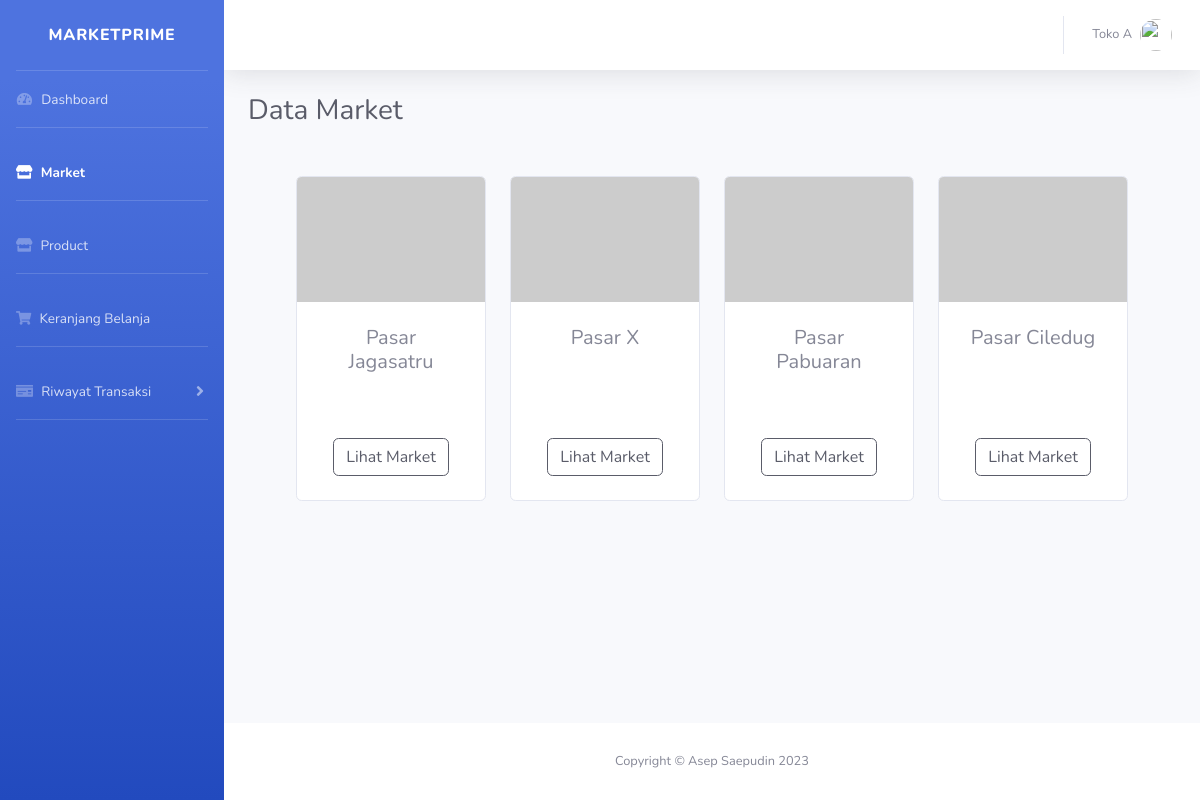
/toko/?menu=market (signed in), run on the app's committed database.
### tables this page shows
CREATE TABLE `tb_toko` (
  `toko_id` int(11) NOT NULL,
  `user_id` int(11) NOT NULL,
  `nama_toko` varchar(100) NOT NULL,
  `alamat_toko` varchar(200) DEFAULT NULL,
  `kontak_toko` varchar(50) DEFAULT NULL,
  `photo` int(11) DEFAULT NULL
);

CREATE TABLE `tb_pasar` (
  `pasar_id` int(11) NOT NULL,
  `user_id` int(11) NOT NULL,
  `nama_pasar` varchar(100) NOT NULL,
  `lokasi_pasar` varchar(200) NOT NULL,
  `photo` varchar(100) DEFAULT NULL
);

### toko/menu/market.php (the view, shortened to what this page needs)
<div class="d-sm-flex align-items-center justify-content-between mb-4">
    <h1 class="h3 mb-0 text-gray-800">Data Market</h1>
</div>
<div class="container px-4 px-lg-5 mt-5">
    <div class="row gx-4 gx-lg-5 row-cols-2 row-cols-md-3 row-cols-xl-4 justify-content-center">
        <?php
        $q = mysqli_query($koneksi, "SELECT * FROM tb_pasar");
        while ($data = mysqli_fetch_array($q)) {
        ?>
            <div class="col mb-5">
                <div class="card h-100">
                    <img class="card-img-top" src="https://dummyimage.com/450x300/dee2e6/6c757d.jpg" alt="..." />
                    <div class="card-body p-4">
                        <div class="text-center">
                            <h5 class="fw-bolder"><?= $data['nama_pasar']; ?></h5>
                        </div>
                    </div>
                    <div class="card-footer p-4 pt-0 border-top-0 bg-transparent">
                        <div class="text-center"><a class="btn btn-outline-dark mt-auto" href="?menu=view_market&marketId=<?= $data['pasar_id']; ?>">Lihat Market</a></div>
                    </div>
                </div>
            </div>
        <?php
        }
        ?>
    </div>
</div>

### toko/index.php (shortened to what this page needs)
<?php
require "../inc/koneksi.php";
$qprofile = mysqli_query($koneksi, "SELECT * FROM tb_users WHERE username = '$_SESSION[username]'");
$profile = mysqli_fetch_array($qprofile);
$quser = mysqli_query($koneksi, "SELECT * FROM tb_toko WHERE user_id = '$profile[user_id]'");
$user = mysqli_fetch_array($quser);
?>
<!DOCTYPE html>
<html lang="en">
<head>
    <link href="../vendor/fontawesome-free/css/all.min.css" rel="stylesheet" type="text/css">
    <link href="../css/sb-admin-2.min.css" rel="stylesheet">
</head>
<body id="page-top">
    <div id="wrapper">
        <ul class="navbar-nav bg-gradient-primary sidebar sidebar-dark accordion" id="accordionSidebar">
            <a class="sidebar-brand d-flex align-items-center justify-content-center" href="index.html">
                <div class="sidebar-brand-icon rotate-n-15">
                </div>
                <div class="sidebar-brand-text mx-3">MarketPrime</div>
            </a>
            <hr class="sidebar-divider my-0">
            <?php
            @$menu = $_GET['menu'];
            ?>
            <li class="nav-item <?php
                                if ($menu == "") {
                                    echo "active";
                                }
                                ?>">
                <a class="nav-link" href="?">
                    <i class="fas fa-fw fa-tachometer-alt"></i>
                    <span>Dashboard</span></a>
            </li>
            <hr class="sidebar-divider">
            <li class="nav-item <?php
                                if ($menu == "market") {
                                    echo "active";
                                }
                                ?>">
                <a class="nav-link" href="?menu=market">
                    <i class="fas fa-store"></i>
                    <span>Market</span></a>
            </li>
            <hr class="sidebar-divider">
            <li class="nav-item <?php
                                if ($menu == "product") {
                                    echo "active";
                                }
                                ?>">
                <a class="nav-link" href="?menu=product">
                    <i class="fas fa-store"></i>
                    <span>Product</span></a>
            </li>
            <hr class="sidebar-divider">
            <li class="nav-item <?php
                                if ($menu == "keranjang_belanja") {
                                    echo "active";
                                }
                                ?>">
                <a class="nav-link" href="?menu=keranjang_belanja">
                    <i class="fas fa-shopping-cart"></i>
                    <span>Keranjang Belanja</span></a>
            </li>
            <hr class="sidebar-divider">
            <li class="nav-item <?php
                                if ($menu == "transaksi_masuk" || $menu == "transaksi_keluar") {
                                    echo "active";
                                }
                                ?>">
                <a class="nav-link collapsed" href="#" data-toggle="collapse" data-target="#collapseTwo" aria-expanded="true" aria-controls="collapseTwo">
                    <i class="fas fa-money-check"></i>
                    <span>Riwayat Transaksi</span>
                </a>
            </li>
            <hr class="sidebar-divider">
        </ul>
        <div id="content-wrapper" class="d-flex flex-column">
            <div id="content">
                <nav class="navbar navbar-expand navbar-light bg-white topbar mb-4 static-top shadow">
                    <ul class="navbar-nav ml-auto">
                        <li class="nav-item dropdown no-arrow">
                            <a class="nav-link dropdown-toggle" href="#" id="userDropdown" role="button" data-toggle="dropdown" aria-haspopup="true" aria-expanded="false">
                                <span class="mr-2 d-none d-lg-inline text-gray-600 small"><?= $user['nama_toko']; ?></span>
                                <img class="img-profile rounded-circle" src="<?php
                                                                                if ($user['photo'] == "") {
                                                                                    echo "../assets/img/portfolio/apel.jpg";
                                                                                } else {
                                                                                    echo "../uploads/$user[photo]";
                                                                                }
                                                                                ?>" alt="">
                            </a>
                        </li>
                    </ul>
                </nav>
                <div class="container-fluid">
                    <?php
                    switch ($menu) {
                        case 'market':
                            include "menu/market.php";
                            break;
                    ?>
                    <?php
                    }
                    ?>
                </div>
            </div>
            <footer class="sticky-footer bg-white">
                <div class="container my-auto">
                    <div class="copyright text-center my-auto">
                        <span>Copyright &copy; Asep Saepudin 2023</span>
                    </div>
                </div>
            </footer>
        </div>
    </div>
</body>
</html>

### data on the page
tb_toko: nama_toko "Toko A"
tb_pasar: nama_pasar "Pasar Jagasatru"
tb_pasar: nama_pasar "Pasar X"
tb_pasar: nama_pasar "Pasar Pabuaran"
tb_pasar: nama_pasar "Pasar Ciledug"
